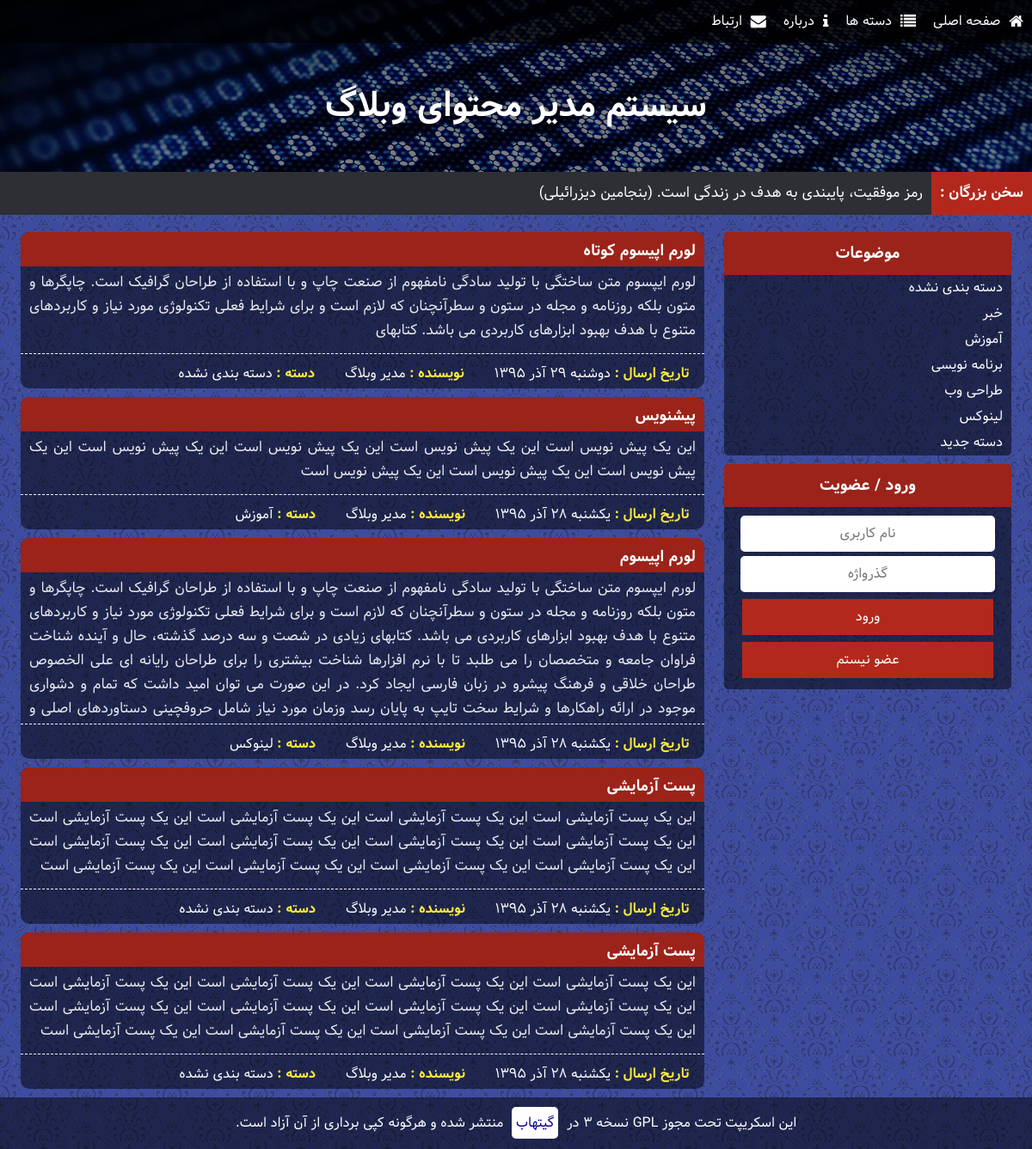
The page / on the database its author committed.
### tables this page shows
CREATE TABLE `CATS` (
  `ID` int(10) UNSIGNED NOT NULL,
  `NAME` varchar(30) NOT NULL
);

CREATE TABLE `POSTS` (
  `ID` int(11) UNSIGNED NOT NULL,
  `TYPE` tinyint(1) UNSIGNED ZEROFILL NOT NULL,
  `AUTHOR` int(11) NOT NULL,
  `TITLE` varchar(255) NOT NULL,
  `STEXT` text NOT NULL,
  `FTEXT` text NOT NULL,
  `CAT` int(10) UNSIGNED NOT NULL DEFAULT '0',
  `TIME` int(11) UNSIGNED NOT NULL,
  `TAGS` text NOT NULL
);

### includes/config.php (called while the page is built)
<?php
	$CONF = array(
		'remoteurl'	=>	'localhost',
		'dbuser'		=>	'root',
		'dbpass'		=>	'123456789',
		'dbname'		=>	'blog',
		'SITE_TITLE'	=>	'سیستم مدیر محتوای وبلاگ',
	);
	$TEXTS = array(
		'بهتر است روی پای خود بمیری تا روی زانو‌هایت زندگی کنی. (رودی)',
		'بر روی زمین چیزی بزرگتر از انسان نیست و در انسان چیزی بزرگتر از فکر او. (همیلتون)',
		'عمر آنقدر کوتاه است که نمی‌ارزد آدم حقیر و کوچک بماند. (دیزرائیلی)',
		'افراد شجاع فرصت می آفرینند .ترسوها و ضعفا منتظر فرصت می نشینند.(گوته)',
		'هر انسانی مرتکب اشتباه می شود؛ اما فقط انسان های احمق اشتباه خود را تکرار می کنند. (سیسرون)',
		'اگر در قدم اول موفقیت نصیب ما می شد، سعی و عمل دیگر معنایی نداشت.(موریس مترلینگ)',
		'کسی که شهامت قبول خطر را نداشته باشد، در زندگی به مقصود نخواهد رسید. (محمد علی كلی)',
		' آدمی ساخته‌ی افکار خویش است فردا همان خواهد شد که امروز می‌اندیشیده است. (مترلینگ)',
		'انسان همان چیزی است که باور دارد. (آنتوان چخوف)',
		'از دست دادن امیدی پوچ و محال، خود موفقیت و پیشرفتی بزرگ است. (شکسپیر)',
		'موفقیت بر روی ستون های شکست شکل می گیرد. (سری چتری)',
		'شکست یک عامل نیروبخش است، نه یک بازدارنده؛ هر شکست بذری از موفقیت در دل دارد. (ناپلئون هیل)',
		'کارایی اساس بقا است، اما لازمه موفقیت ثمربخش بودن است. (جان ماکسول)',
		'هرکس خواهان موفقیت است باید یاد بگیرد که ناکامی جزء حتمی فرایند پیشرفت است. (برادرز)',
		'موفقیت تنها نصیب معدودی می شود و این درحالی است که کثیری از مردم در رویای موفقیت به سر می برند. (جان جانسون)',
		'رمز موفقیت، پایبندی به هدف در زندگی است. (بنجامین دیزرائیلی)',
		'نخستین قانون موفقیت، تمرکز است. (ویلیام ماتیوس)',
		'بزرگ ترین موفقیت عبارت است از اعتماد یا سازش کامل بین اشخاص صمیمی. (رالف والدو امرسون)',
		'اگر کسی استعداد طبیعی داشته باشد بازهم باید برای موفقیت تمرین کند و آماده شود. (جان ماکسول)',
		'موفقیت برای اشخاص کم ظرفیت مقدمه گستاخی است. (مثل ایتالیایی)',
		'از موفقیت دیگران همان اندازه خوشحال باش که از موفقیت خودت خشنود می شوی. (کریستین لارسون)',
		'به یاد داشته باش که برای موفقیت، بیش از هر چیز به اراده و تصمیم نیاز داری. (آبراهام لینکلن)',
		'موفقیت در آرزوها، نسبت مستقیم با قدرت اراده ما دارد. (دیل کارنگی)',
		'به جای اینکه سعی کنید مرد موفقیت باشید، سعی کنید مرد ارزش ها باشید. (آلبرت اینشتین)',
		'هر موفقیت بزرگی نتیجه هزاران تلاش کوچک و عادی است که مورد توجه و ستایش دیگران قرار نمی گیرد. (برایان تریسی)'
	);
?>

### includes/PersianCalendar.php (called while the page is built, shortened)
<?php
function mds_date($format, $when="now", $persianNumber = 1)
{
	$TZhours=0;
	$TZminute=0;
	$result="";
	if($when=="now"){
		$year=date("Y");
		$month=date("m");
		$day=date("d");
		list( $Dyear, $Dmonth, $Dday ) = gregorian_to_mds($year, $month, $day);
		$when=mktime(date("H")+$TZhours,date("i")+$TZminute,date("s"),date("m"),date("d"),date("Y"));
	}else{
		$when+=$TZhours*3600+$TZminute*60;
		$date=date("Y-m-d",$when);
		list( $year, $month, $day ) = preg_split ( '/-/', $date );
		list( $Dyear, $Dmonth, $Dday ) = gregorian_to_mds($year, $month, $day);
		}
	$need= $when;
	$year=date("Y",$need);
	$month=date("m",$need);
	$day=date("d",$need);
	$i=0;
	$subtypetemp="";
	list( $Dyear, $Dmonth, $Dday ) = gregorian_to_mds($year, $month, $day);
	while($i<strlen($format))
	{
		$subtype=substr($format,$i,1);
		switch ($subtype)
		{
			case"F":
				$result.=monthname($Dmonth);
				break;
			case "j":
				$result1=$Dday;
				if($persianNumber==1) $result.=Convertnumber2farsi($result1);
				else $result.=$result1;
				break;
			case "l":
				$result1=date("l",$need);
				if($result1=="Saturday") $result1="&#1588;&#1606;&#1576;&#1607;";
				else if($result1=="Sunday") $result1="&#1610;&#1603;&#1588;&#1606;&#1576;&#1607;";
				else if($result1=="Monday") $result1="&#1583;&#1608;&#1588;&#1606;&#1576;&#1607;";
				$result.=$result1;
				break;
			case "Y":
				$result1=$Dyear;
				if($persianNumber==1) $result.=Convertnumber2farsi($result1);
				else $result.=$result1;
				break;
			default:
				$result.=$subtype;
		}
		$subtypetemp=substr($format,$i,1);
	$i++;
	}
	return $result;
}
function monthname($month)
{
    if($month=="09") return "&#1570;&#1584;&#1585;";
}
function Convertnumber2farsi($srting)
{
	$num0="&#1776;";
	$num1="&#1777;";
	$num2="&#1778;";
	$num3="&#1779;";
	$num4="&#1780;";
	$num5="&#1781;";
	$num6="&#1782;";
	$num7="&#1783;";
	$num8="&#1784;";
	$num9="&#1785;";
	$stringtemp="";
	$len=strlen($srting);
	for($sub=0;$sub<$len;$sub++)
	{
		 if(substr($srting,$sub,1)=="0")$stringtemp.=$num0;
		 elseif(substr($srting,$sub,1)=="1")$stringtemp.=$num1;
		 elseif(substr($srting,$sub,1)=="2")$stringtemp.=$num2;
		 elseif(substr($srting,$sub,1)=="3")$stringtemp.=$num3;
		 elseif(substr($srting,$sub,1)=="4")$stringtemp.=$num4;
		 elseif(substr($srting,$sub,1)=="5")$stringtemp.=$num5;
		 elseif(substr($srting,$sub,1)=="6")$stringtemp.=$num6;
		 elseif(substr($srting,$sub,1)=="7")$stringtemp.=$num7;
		 elseif(substr($srting,$sub,1)=="8")$stringtemp.=$num8;
		 elseif(substr($srting,$sub,1)=="9")$stringtemp.=$num9;
		 else $stringtemp.=substr($srting,$sub,1);
	}
return   $stringtemp;
}
function div($a,$b)
{
    return (int) ($a / $b);
}
function gregorian_to_mds ($g_y, $g_m, $g_d)
{
    $g_days_in_month = array(31, 28, 31, 30, 31, 30, 31, 31, 30, 31, 30, 31);
    $m_days_in_month = array(31, 31, 31, 31, 31, 31, 30, 30, 30, 30, 30, 29);
   $gy = $g_y-1600;
   $gm = $g_m-1;
   $gd = $g_d-1;
   $g_day_no = 365*$gy+div($gy+3,4)-div($gy+99,100)+div($gy+399,400);
   for ($i=0; $i < $gm; ++$i)
      $g_day_no += $g_days_in_month[$i];
   if ($gm>1 && (($gy%4==0 && $gy%100!=0) || ($gy%400==0)))
      $g_day_no++;
   $g_day_no += $gd;
   $m_day_no = $g_day_no-79;
   $j_np = div($m_day_no, 12053);
   $m_day_no = $m_day_no % 12053;
   $jy = 979+33*$j_np+4*div($m_day_no,1461);
   $m_day_no %= 1461;
   for ($i = 0; $i < 11 && $m_day_no >= $m_days_in_month[$i]; ++$i)
      $m_day_no -= $m_days_in_month[$i];
   $jm = $i+1;
   $jd = $m_day_no+1;
   return array($jy, $jm, $jd);
}
?>

### index.php (the view, shortened to what this page needs)
<?php
	require_once('includes/functions.php');
	if( !isset($_POST['A']) AND !isset($_GET['A']) )
		require_once('header.php');
	$POSTS = $SQL->query("SELECT P.ID,P.TITLE,P.STEXT,P.TIME,U.NAME AS AUTHOR,C.ID AS CID,C.NAME AS CNAME FROM POSTS AS P, USERS AS U, CATS AS C WHERE P.TYPE=1 AND P.AUTHOR=U.ID AND P.CAT=C.ID".@$CATEGORY." ORDER BY P.TIME DESC;");
	if( $POSTS!==FALSE && $POSTS->num_rows!=0 )
	{
		while ( $POST=$POSTS->fetch_assoc() )
		{
			?>
			<div class="post">
				<a href="post.php?id=<?php echo $POST['ID']; ?>"><h3><?php eecho($POST['TITLE']); ?></h3></a>
				<p><?php eecho($POST['STEXT']); ?></p>
				<div class="postfooter">
					<span><strong>تاریخ ارسال : </strong><?php echo mds_date("l  j F Y",$POST['TIME']); ?></span>
					<span><strong>نویسنده : </strong><?php eecho($POST['AUTHOR']); ?></span>
					<span><strong>دسته : </strong><?php eecho($POST['CNAME']); ?></span>
				</div>
			</div>
			<?php
		}
	}
	else {
		echo '<h1>محتوایی برای نمایش پیدا نشد.</h1>';
	}
  if( !isset($_POST['A']) AND !isset($_GET['A']) )
    require_once('footer.php');
?>

### header.php (shortened to what this page needs)
<!DOCTYPE html>
<html dir="rtl" lang="fa">
<head>
	<link rel="stylesheet" type="text/css" href="lib/main.css" />
	<link rel="stylesheet" type="text/css" href="lib/font-awesome.css" />
</head>
<body>
	<div class="nav">
		<ul>
			<a href="index.php"><li class="fa-home">صفحه اصلی</li></a>
			<a href="cats.php"><li class="fa-list">دسته ها</li></a>
			<a href="posts.php?N=about"><li class="fa-info">درباره</li></a>
			<a href="posts.php?N=contact"><li class="fa-envelope">ارتباط</li></a>
		</ul>
	</div>
	<div class="header"><span><?php echo $CONF['SITE_TITLE']; ?></span></div>
	<div class="toptext"><strong>سخن بزرگان : </strong><span><?php get_text(); ?></span></div>
	<div class="body">
		<div class="menu">
			<div class="cats">
				<h3>موضوعات</h3>
				<ul>
					<?php
						$CATS = $SQL->query('SELECT ID,NAME FROM CATS;');
						while ($CAT=$CATS->fetch_assoc() )
						{
							echo '<a href="index.php?CAT='.$CAT['ID'].'"><li>'.$CAT['NAME'].'</li></a>'.PHP_EOL;
						}
					 ?>
				</ul>
			</div>
			<?php if( !logedin() ){ ?>
			<div class="logreg">
				<h3>ورود / عضویت</h3>
				<div>
					<input id="user" type="text" placeholder="نام کاربری" />
					<input id="pass" type="password" placeholder="گذرواژه" />
					<button id="login" onclick="login();">ورود</button>
					<a href="register.php"><button id="login">عضو نیستم</button></a>
				</div>
			</div>	<?php } ?>
		</div>
		<div class="main">

### includes/functions.php (shortened to what this page needs)
<?php
	require_once('config.php');
	require_once("PersianCalendar.php");
	function logedin(){
		return false;
	}
	function get_text(){
		global $TEXTS;
		echo $TEXTS[ rand(0,count($TEXTS)-1) ];
	}
	function eecho($str=''){
		echo htmlentities($str);
	}
 ?>

### rows shown on the page
cats: NAME "دسته بندی نشده"
cats: NAME "خبر"
cats: NAME "آموزش"
cats: NAME "برنامه نویسی"
cats: NAME "طراحی وب"
cats: NAME "لینوکس"
cats: NAME "دسته جدید"
posts: TITLE "لورم اپیسوم کوتاه لورم ایپسوم متن ساختگی با تولید سادگی نامفهوم از صنعت چاپ و با استفاده از طراحان گرافیک است. چاپگرها و متون بلکه روزنامه و مجله در ستون و سطرآنچنان که لازم است و برای شرایط فعلی تکنولوژی مورد نیاز و کاربردهای متنوع با هدف بهبود ابزارهای کاربردی می باشد. کتابهای مدیر وبلاگ دسته بندی نشده", TIME "دوشنبه ۲۹ آذر ۱۳۹۵"
posts: TITLE "پیشنویس این یک پیش نویس است این یک پیش نویس است این یک پیش نویس است این یک پیش نویس است این یک پیش نویس است این یک پیش نویس است این یک پیش نویس است مدیر وبلاگ آموزش", TIME "يكشنبه ۲۸ آذر ۱۳۹۵"
posts: TITLE "لورم اپیسوم لورم ایپسوم متن ساختگی با تولید سادگی نامفهوم از صنعت چاپ و با استفاده از طراحان گرافیک است. چاپگرها و متون بلکه روزنامه و مجله در ستون و سطرآنچنان که لازم است و برای شرایط فعلی تکنولوژی مورد نیاز و کاربردهای متنوع با هدف بهبود ابزارهای کاربردی می باشد. کتابهای زیادی در شصت و سه درصد گذشته، حال و آینده شناخت فراوان جامعه و متخصصان را می طلبد تا با نرم افزارها شناخت بیشتری را برای طراحان رایانه ای علی الخصوص طراحان خلاقی و فرهنگ پیشرو در زبان فارسی ایجاد کرد. در این صورت می توان امید داشت که تمام و دشواری موجود در ارائه راهکارها و شرایط سخت تایپ به پایان رسد وزمان مورد نیاز شامل حروفچینی دستاوردهای اصلی و مدیر وبلاگ لینوکس", TIME "يكشنبه ۲۸ آذر ۱۳۹۵"
posts: TITLE "پست آزمایشی این یک پست آزمایشی است این یک پست آزمایشی است این یک پست آزمایشی است این یک پست آزمایشی است این یک پست آزمایشی است این یک پست آزمایشی است این یک پست آزمایشی است این یک پست آزمایشی است این یک پست آزمایشی است این یک پست آزمایشی است این یک پست آزمایشی است این یک پست آزمایشی است مدیر وبلاگ دسته بندی نشده", TIME "يكشنبه ۲۸ آذر ۱۳۹۵"
posts: TITLE "پست آزمایشی این یک پست آزمایشی است این یک پست آزمایشی است این یک پست آزمایشی است این یک پست آزمایشی است این یک پست آزمایشی است این یک پست آزمایشی است این یک پست آزمایشی است این یک پست آزمایشی است این یک پست آزمایشی است این یک پست آزمایشی است این یک پست آزمایشی است این یک پست آزمایشی است مدیر وبلاگ دسته بندی نشده", TIME "يكشنبه ۲۸ آذر ۱۳۹۵"

### other values the page prints
$CONF['SITE_TITLE'] "سیستم مدیر محتوای وبلاگ"
